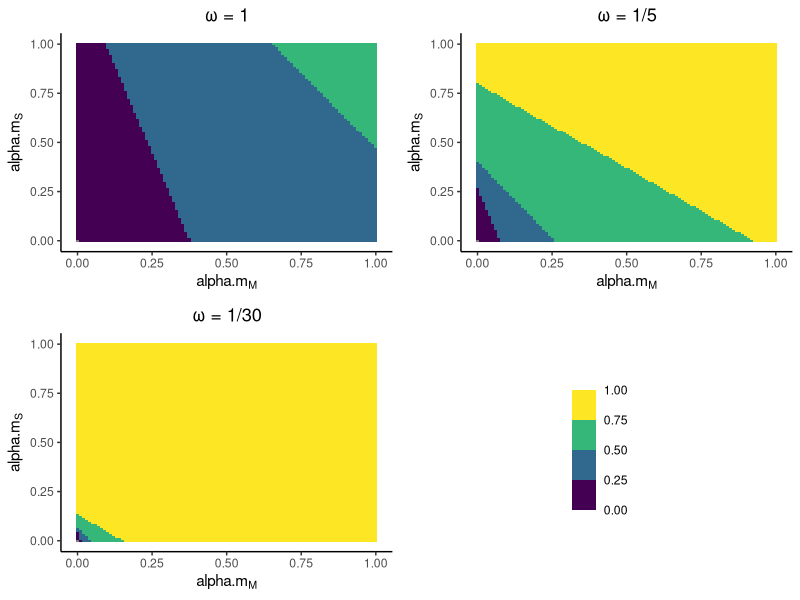

This figure's R source:
#Script to explore solutions to SIS model and plot solution stability
library(ggplot2)
library(ggpubr)

#Expression for negative solution
sol1 <- function(omega,M,phi.m,alpha.m,phi.s){
  s1 = (-omega - 2*M*phi.m + M*alpha.m*phi.m + phi.s - 
    sqrt(-4*M*phi.m*(M*phi.m - M*alpha.m*phi.m - phi.s) + (-omega - 2*M*phi.m + M*alpha.m*phi.m + phi.s)^2))/
    (2*(-M*phi.m + M*alpha.m*phi.m + phi.s))
    return(s1)
}

#Expression for positive solution
sol2 <- function(omega,M,phi.m,alpha.m,phi.s){
  s2 = (-omega - 2*M*phi.m + M*alpha.m*phi.m + phi.s +
          sqrt(-4*M*phi.m*(M*phi.m - M*alpha.m*phi.m - phi.s) + (-omega - 2*M*phi.m + M*alpha.m*phi.m + phi.s)^2))/
    (2*(-M*phi.m + M*alpha.m*phi.m + phi.s))
  return(s2)
}

#Calculate first derivative
firstDeriv <- function(Ib,omega,M,phi.m,alpha.m,phi.s){
  d1 <- -omega - M*(1 - Ib*(1 - alpha.m))*phi.m - Ib*phi.s + 
    (1 - Ib)*(M*(-1 + alpha.m)*phi.m + phi.s)
  return(d1)
}

#Verify value of denominator in positive solution (to ensure real number)
checkDenom <- function(omega,M,phi.m,alpha.m,phi.s){
  d <- (M*phi.m*(1-alpha.m))/phi.s
  return(d)
}

#take the positive solution and do linear w ti

M = 1
n = 100 #For plotting purposes

alpha.m = 0.53
omega = 1/15 #Behavior recovery rate


gm = rep(seq(0,1, length=n), each=n)
gs = rep(seq(0,1, length=n),n)

#To generate positive and negative solutions, calculate derivative and denominator
df = data.frame(gm,gs)
df$s1 <- sol1(omega,M,phi.m=df$gm,alpha.m,phi.s=df$gs)
df$s2 <- sol2(omega,M,phi.m=df$gm,alpha.m,phi.s=df$gs)
df$d1 <- firstDeriv(Ib=df$s2,omega,M,phi.m=df$gm,alpha.m,phi.s=df$gs)
df$denom <- checkDenom(omega,M,phi.m=df$gm,alpha.m,phi.s=df$gs)

#Calculate positive solutions for various durations of behavior
df$o1 <- sol2(omega=1,M,phi.m=df$gm,alpha.m,phi.s=df$gs)
df$o2 <- sol2(omega=1/5,M,phi.m=df$gm,alpha.m,phi.s=df$gs)
df$o3 <- sol2(omega=1/30,M,phi.m=df$gm,alpha.m,phi.s=df$gs)

#Generate plots of behavior equilibria across changing duration
plot1<- ggplot(df, aes(x = gm, y = gs, fill = o1)) + scale_fill_viridis_b(limits=c(0.0,1.0))+ geom_tile() + theme_classic() +
  xlab(expression(alpha.m [M])) + ylab(expression(alpha.m [S])) + labs(fill = "") + ggtitle("\u03C9 = 1") + 
  theme(plot.title = element_text(hjust = 0.5),legend.position = "none")

plot2<- ggplot(df, aes(x = gm, y = gs, fill = o2)) + scale_fill_viridis_b(limits=c(0.0,1.0))+ geom_tile() + theme_classic() +
  xlab(expression(alpha.m [M])) + ylab(expression(alpha.m [S])) + labs(fill = "") + ggtitle("\u03C9 = 1/5") + 
  theme(plot.title = element_text(hjust = 0.5), legend.position = "none")

plot3 <-ggplot(df, aes(x = gm, y = gs, fill =o3)) + scale_fill_viridis_b(limits=c(0.0,1.0))+ geom_tile() + theme_classic() +
  xlab(expression(alpha.m [M])) + ylab(expression(alpha.m [S])) + labs(fill = "") + ggtitle("\u03C9 = 1/30") + 
  theme(plot.title = element_text(hjust = 0.5), legend.position = "none")

plot4 <- ggplot(df, aes(x = gm, y = gs, fill =o3)) + scale_fill_viridis_b(limits=c(0.0,1.0))+ geom_tile() +
  lims(x = c(0,0), y = c(0,0))+
  theme_void()+
  theme(legend.position = c(0.5,0.5), legend.title = element_blank())

ggarrange(plot1,plot2,plot3,plot4)